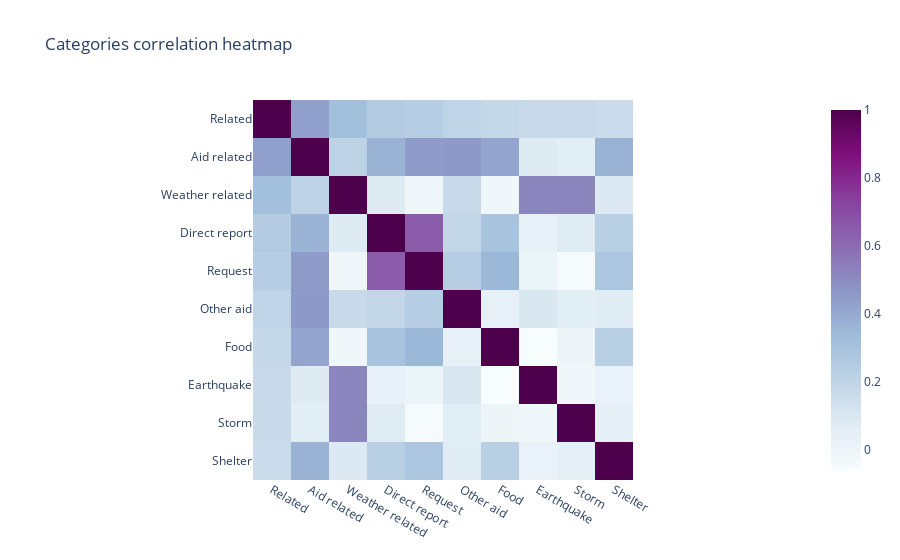

Notebook code for this chart:
### Code cell
fig = px.imshow(
    round(corr_df, 2), 
    color_continuous_scale='BuPu',
    title='Categories correlation heatmap'
)
fig.show()

### Figure 1 — Plotly figure (JSON) as saved in the notebook; plotly's stock layout.template omitted (floating-point values rounded to 4 significant figures)
{"data": [{"coloraxis": "coloraxis", "hovertemplate": "x: %{x}<br>y: %{y}<br>color: %{z}<extra></extra>", "name": "0", "type": "heatmap", "x": ["Related", "Aid related", "Weather related", "Direct report", "Request", "Other aid", "Food", "Earthquake", "Storm", "Shelter"], "xaxis": "x", "y": ["Related", "Aid related", "Weather related", "Direct report", "Request", "Other aid", "Food", "Earthquake", "Storm", "Shelter"], "yaxis": "y", "z": [[1, 0.44, 0.32, 0.25, 0.24, 0.2, 0.18, 0.17, 0.17, 0.16], [0.44, 1, 0.21, 0.37, 0.45, 0.46, 0.42, 0.08, 0.06, 0.37], [0.32, 0.21, 1, 0.08, -0.01, 0.17, -0.02, 0.52, 0.52, 0.09], [0.25, 0.37, 0.08, 1, 0.65, 0.19, 0.3, 0.03, 0.07, 0.23], [0.24, 0.45, -0.01, 0.65, 1, 0.24, 0.35, 0.01, -0.05, 0.28], [0.2, 0.46, 0.17, 0.19, 0.24, 1, 0.04, 0.1, 0.06, 0.07], [0.18, 0.42, -0.02, 0.3, 0.35, 0.04, 1, -0.06, 0, 0.23], [0.17, 0.08, 0.52, 0.03, 0.01, 0.1, -0.06, 1, -0.02, 0.02], [0.17, 0.06, 0.52, 0.07, -0.05, 0.06, 0, -0.02, 1, 0.05], [0.16, 0.37, 0.09, 0.23, 0.28, 0.07, 0.23, 0.02, 0.05, 1]]}], "layout": {"coloraxis": {"colorscale": [[0, "rgb(247,252,253)"], [0.125, "rgb(224,236,244)"], [0.25, "rgb(191,211,230)"], [0.375, "rgb(158,188,218)"], [0.5, "rgb(140,150,198)"], [0.625, "rgb(140,107,177)"], [0.75, "rgb(136,65,157)"], [0.875, "rgb(129,15,124)"], [1, "rgb(77,0,75)"]]}, "title": {"text": "Categories correlation heatmap"}, "xaxis": {"anchor": "y", "constrain": "domain", "domain": [0, 1], "scaleanchor": "y"}, "yaxis": {"anchor": "x", "autorange": "reversed", "constrain": "domain", "domain": [0, 1]}}}
